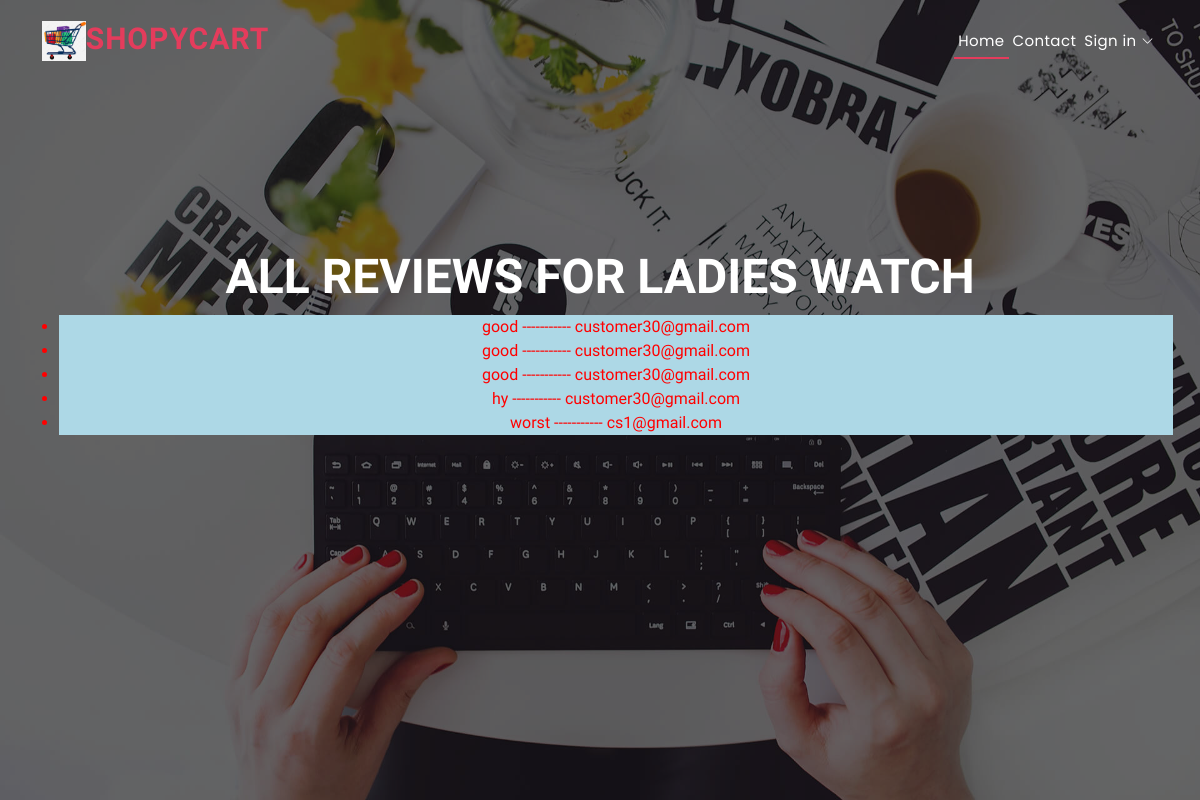
The page /cart/product/13/reviews/ on the database as committed earlier.
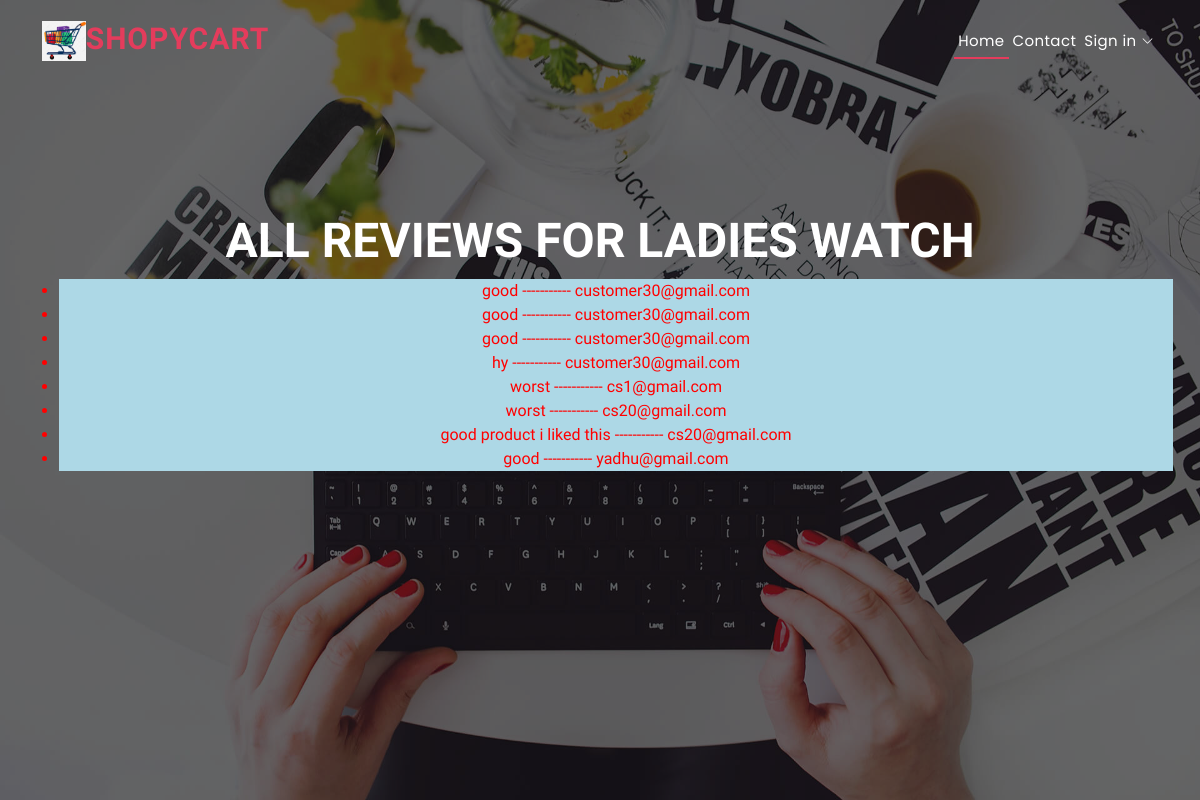
The same page on the database as committed later.
### cart/models.py (models this page shows, shortened)
class Review(models.Model):
    user = models.ForeignKey(User, on_delete=models.CASCADE)
    product = models.ForeignKey(Product, on_delete=models.CASCADE)
    rating = models.PositiveIntegerField(validators=[MinValueValidator(1), MaxValueValidator(5)])
    comment = models.CharField(max_length=300)
    order=models.ForeignKey(Order,on_delete=models.CASCADE,null=True)

### users/models.py (models this page shows)
class User(AbstractUser):
    is_seller=models.BooleanField(default=False)
    is_customer=models.BooleanField(default=False)

### cart/views.py (the view)
# urls.py: path('product/<int:product_id>/reviews/', views.display_all_review, name='display_all_review'),
def display_all_review(request, product_id):
    product = get_object_or_404(Product, id=product_id)
    reviews = Review.objects.filter(product=product)
    return render(request, 'all_review.html', {'product': product, 'reviews': reviews})

### templates/all_review.html (shortened to what this page needs)
{% extends "base.html" %}
{% block content %}
<div class="container-fluid" style="margin-bottom: 100px; overflow-x: auto;">
    <h1>All Reviews for {{ product.product_name }}</h1>
    {% if reviews %}
    <ul>
        {% for review in reviews %}
        <li style="color: red; background-color: lightblue;">{{ review.comment }} ----------- {{ review.user }}</li>
          {% endfor %}
    </ul>
    {% else %}
    <p>No reviews for this product yet.</p>
{% endif %}
</div>
{% endblock %}

Rows that differ between the two databases and show on the page:
added Review: comment "worst", user "cs20@gmail.com"
added Review: comment "good product i liked this", user "cs20@gmail.com"
added Review: comment "good", user "yadhu@gmail.com"
